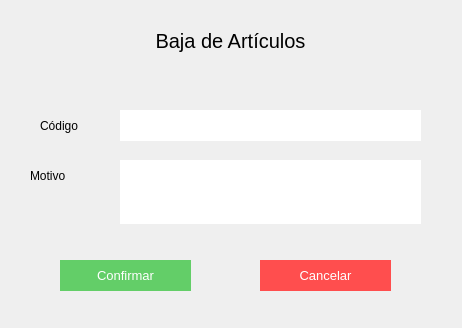
<?xml version="1.0" encoding="UTF-8"?>
<ui version="4.0">
 <class>Form</class>
 <widget class="QWidget" name="Form">
  <property name="geometry">
   <rect>
    <x>0</x>
    <y>0</y>
    <width>462</width>
    <height>328</height>
   </rect>
  </property>
  <property name="windowTitle">
   <string>Form</string>
  </property>
  <widget class="QPushButton" name="pushButton">
   <property name="geometry">
    <rect>
     <x>260</x>
     <y>260</y>
     <width>131</width>
     <height>31</height>
    </rect>
   </property>
   <property name="styleSheet">
    <string notr="true">color:white;
font-size:10pt;
border:none;
background-color:#ff4e4e;</string>
   </property>
   <property name="text">
    <string>Cancelar</string>
   </property>
  </widget>
  <widget class="QLabel" name="label">
   <property name="geometry">
    <rect>
     <x>40</x>
     <y>110</y>
     <width>71</width>
     <height>31</height>
    </rect>
   </property>
   <property name="styleSheet">
    <string notr="true">font: 11pt &quot;MS Shell Dlg 2&quot;;
text-align:center;</string>
   </property>
   <property name="text">
    <string>Código</string>
   </property>
  </widget>
  <widget class="QLabel" name="label_2">
   <property name="geometry">
    <rect>
     <x>60</x>
     <y>20</y>
     <width>341</width>
     <height>41</height>
    </rect>
   </property>
   <property name="styleSheet">
    <string notr="true">font-size:20px;
</string>
   </property>
   <property name="text">
    <string>Baja de Artículos</string>
   </property>
   <property name="alignment">
    <set>Qt::AlignCenter</set>
   </property>
  </widget>
  <widget class="QLineEdit" name="lineEdit">
   <property name="geometry">
    <rect>
     <x>120</x>
     <y>110</y>
     <width>301</width>
     <height>31</height>
    </rect>
   </property>
   <property name="styleSheet">
    <string notr="true">border:none;
background-color: rgb(255, 255, 255);
font: 11pt &quot;MS Shell Dlg 2&quot;;</string>
   </property>
   <property name="text">
    <string/>
   </property>
  </widget>
  <widget class="QPushButton" name="pushButton_2">
   <property name="geometry">
    <rect>
     <x>60</x>
     <y>260</y>
     <width>131</width>
     <height>31</height>
    </rect>
   </property>
   <property name="styleSheet">
    <string notr="true">background-color: rgb(99, 206, 104);
color:white;
font-size:10pt;
border:none;</string>
   </property>
   <property name="text">
    <string>Confirmar</string>
   </property>
  </widget>
  <widget class="QPlainTextEdit" name="plainTextEdit">
   <property name="geometry">
    <rect>
     <x>120</x>
     <y>160</y>
     <width>301</width>
     <height>64</height>
    </rect>
   </property>
   <property name="styleSheet">
    <string notr="true">border:none;
background-color: rgb(255, 255, 255);
font: 11pt &quot;MS Shell Dlg 2&quot;;</string>
   </property>
  </widget>
  <widget class="QLabel" name="label_10">
   <property name="geometry">
    <rect>
     <x>30</x>
     <y>160</y>
     <width>81</width>
     <height>31</height>
    </rect>
   </property>
   <property name="styleSheet">
    <string notr="true">font: 11pt &quot;MS Shell Dlg 2&quot;;
text-align:center;</string>
   </property>
   <property name="text">
    <string>Motivo</string>
   </property>
  </widget>
 </widget>
 <resources/>
 <connections/>
</ui>
